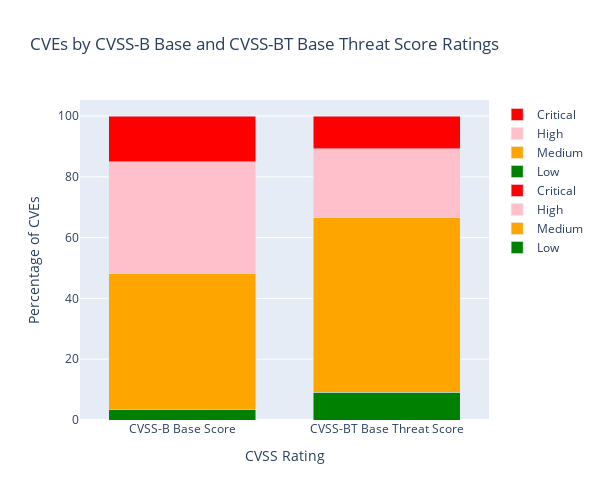

Source (notebook cell):
### Markdown cell above
## CVSS Ratings

### Code cell
# Define function to categorize scores
def categorize_score(score):
    if score >= 0.1 and score <= 3.9:
        return 'low'
    elif score >= 4.0 and score <= 6.9:
        return 'medium'
    elif score >= 7.0 and score <= 8.9:
        return 'high'
    elif score >= 9.0 and score <= 10.0:
        return 'critical'
    else:
        return 'invalid'

# Apply categorization to both base_score and cvss-bt_score
df['base_score_category'] = df['base_score'].apply(categorize_score)
df['cvss-bt_score_category'] = df['cvss-bt_score'].apply(categorize_score)

# Count the number of CVEs in each category
base_score_counts = df['base_score_category'].value_counts().reindex(['low', 'medium', 'high', 'critical'], fill_value=0)
cvss_bt_score_counts = df['cvss-bt_score_category'].value_counts().reindex(['low', 'medium', 'high', 'critical'], fill_value=0)

# Calculate percentages
base_score_perc = base_score_counts / base_score_counts.sum() * 100
cvss_bt_score_perc = cvss_bt_score_counts / cvss_bt_score_counts.sum() * 100

# Create traces for base score categories
trace_base_low = go.Bar(
    x=['CVSS-B Base Score'],
    y=[base_score_perc['low']],
    name='Low',
    marker=dict(color='green')
)
trace_base_medium = go.Bar(
    x=['CVSS-B Base Score'],
    y=[base_score_perc['medium']],
    name='Medium',
    marker=dict(color='orange')
)
trace_base_high = go.Bar(
    x=['CVSS-B Base Score'],
    y=[base_score_perc['high']],
    name='High',
    marker=dict(color='pink')
)
trace_base_critical = go.Bar(
    x=['CVSS-B Base Score'],
    y=[base_score_perc['critical']],
    name='Critical',
    marker=dict(color='red')
)

# Create traces for CVSS-BT score categories
trace_cvss_bt_low = go.Bar(
    x=['CVSS-BT Base Threat Score'],
    y=[cvss_bt_score_perc['low']],
    name='Low',
    marker=dict(color='green')
)
trace_cvss_bt_medium = go.Bar(
    x=['CVSS-BT Base Threat Score'],
    y=[cvss_bt_score_perc['medium']],
    name='Medium',
    marker=dict(color='orange')
)
trace_cvss_bt_high = go.Bar(
    x=['CVSS-BT Base Threat Score'],
    y=[cvss_bt_score_perc['high']],
    name='High',
    marker=dict(color='pink')
)
trace_cvss_bt_critical = go.Bar(
    x=['CVSS-BT Base Threat Score'],
    y=[cvss_bt_score_perc['critical']],
    name='Critical',
    marker=dict(color='red')
)

# Layout
layout = go.Layout(
    title='CVEs by CVSS-B Base and CVSS-BT Base Threat Score Ratings',
    xaxis=dict(title='CVSS Rating'),
    yaxis=dict(title='Percentage of CVEs'),
    barmode='stack',
    bargroupgap=0.1,
    bargap=0.2,
    height=500,
    width=600
)

# Create figure
fig = go.Figure(
    data=[trace_base_low, trace_base_medium, trace_base_high, trace_base_critical,
          trace_cvss_bt_low, trace_cvss_bt_medium, trace_cvss_bt_high, trace_cvss_bt_critical],
    layout=layout
)
# Show plot
fig.show()

fig.write_image("../images_out/cvss_bt_bar.png")

### Figure 1 — Plotly figure (JSON) as saved in the notebook; plotly's stock layout.template omitted (floating-point values rounded to 4 significant figures)
{"data": [{"marker": {"color": "green"}, "name": "Low", "type": "bar", "x": ["CVSS-B Base Score"], "y": [3.513]}, {"marker": {"color": "orange"}, "name": "Medium", "type": "bar", "x": ["CVSS-B Base Score"], "y": [44.6]}, {"marker": {"color": "pink"}, "name": "High", "type": "bar", "x": ["CVSS-B Base Score"], "y": [36.9]}, {"marker": {"color": "red"}, "name": "Critical", "type": "bar", "x": ["CVSS-B Base Score"], "y": [14.99]}, {"marker": {"color": "green"}, "name": "Low", "type": "bar", "x": ["CVSS-BT Base Threat Score"], "y": [9.209]}, {"marker": {"color": "orange"}, "name": "Medium", "type": "bar", "x": ["CVSS-BT Base Threat Score"], "y": [57.25]}, {"marker": {"color": "pink"}, "name": "High", "type": "bar", "x": ["CVSS-BT Base Threat Score"], "y": [22.74]}, {"marker": {"color": "red"}, "name": "Critical", "type": "bar", "x": ["CVSS-BT Base Threat Score"], "y": [10.81]}], "layout": {"bargap": 0.2, "bargroupgap": 0.1, "barmode": "stack", "height": 500, "title": {"text": "CVEs by CVSS-B Base and CVSS-BT Base Threat Score Ratings"}, "width": 600, "xaxis": {"title": {"text": "CVSS Rating"}}, "yaxis": {"title": {"text": "Percentage of CVEs"}}}}
